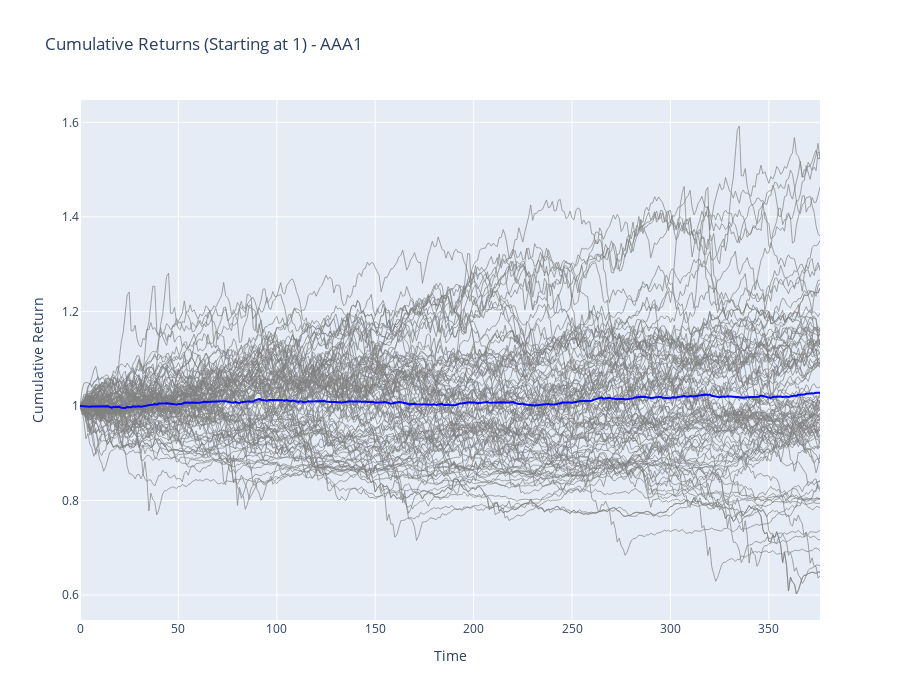
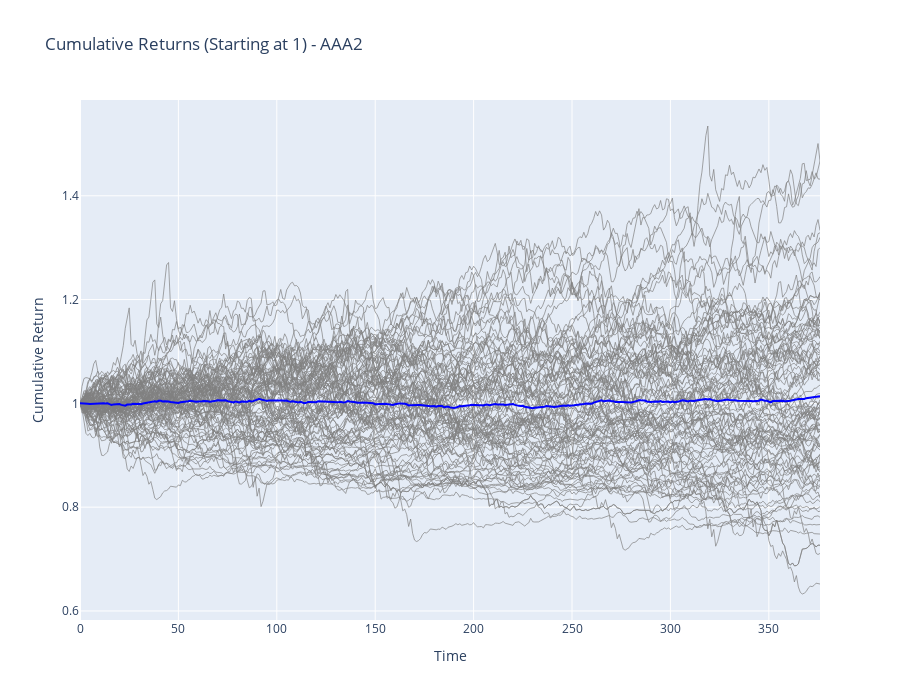
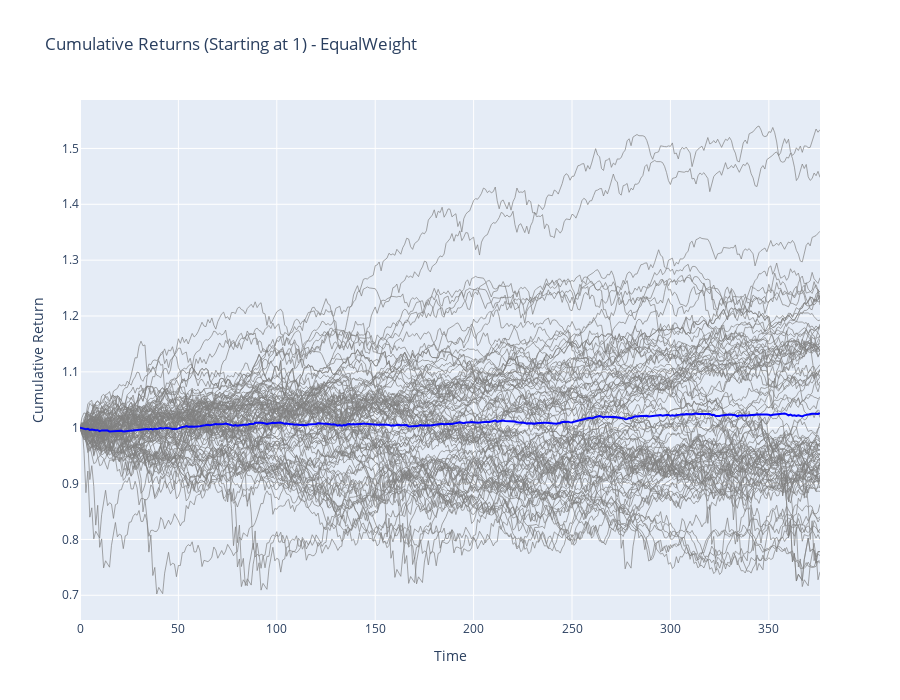
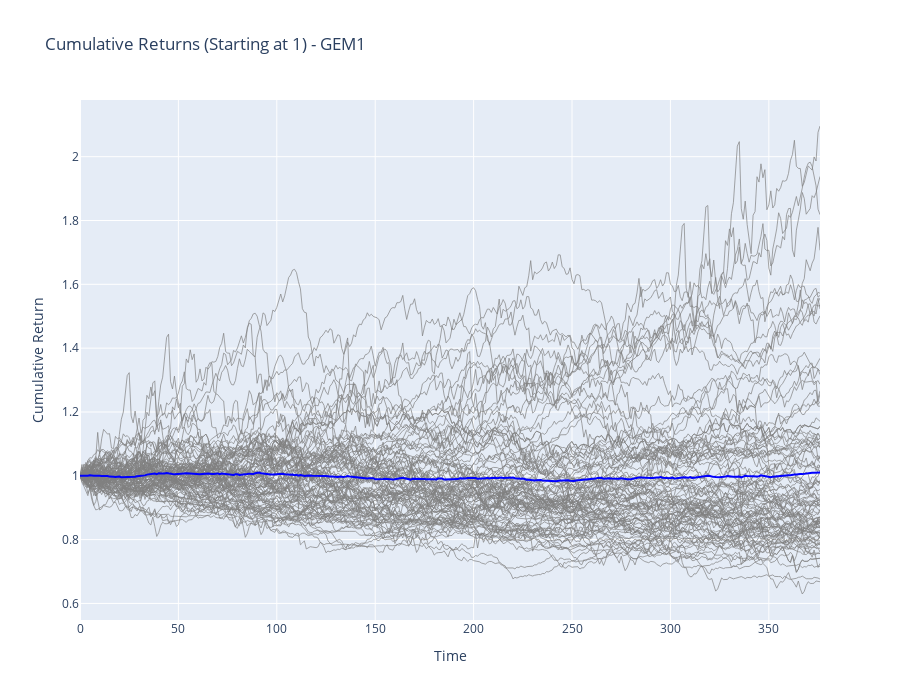

These figures' notebook cell, in order:
### Code cell
#strategies_list = test_results.list_strategies()

for strategy in filtered_strategies:
    strategy_returns = test_results.strategies[strategy].get_returns()
    datasets_returns = test_results.strategies[strategy].get_datasets_returns()
    cum_returns = (datasets_returns + 1).cumprod()
    cum_strategy = (strategy_returns + 1).cumprod()

    fig = go.Figure(layout=dict(height=700))

    # Add each dataset as a trace
    for col in cum_returns.columns:
        fig.add_trace(go.Scatter(
            x=cum_returns.index,
            y=cum_returns[col],
            mode='lines',
            line=dict(color='gray', width=1),
            opacity=0.7,
            name=col,
            hoverinfo='x+y+name'
        ))

    # Add strategy returns
    fig.add_trace(go.Scatter(
        x=cum_strategy.index,
        y=cum_strategy['return'],
        mode='lines',
        line=dict(color='blue', width=2),
        name=strategy,
        hoverinfo='x+y+name'
    ))

    fig.update_layout(
        title=f'Cumulative Returns (Starting at 1) - {strategy}',
        xaxis_title='Time',
        yaxis_title='Cumulative Return',
        showlegend=False
    )

    pyoff.iplot(fig)
